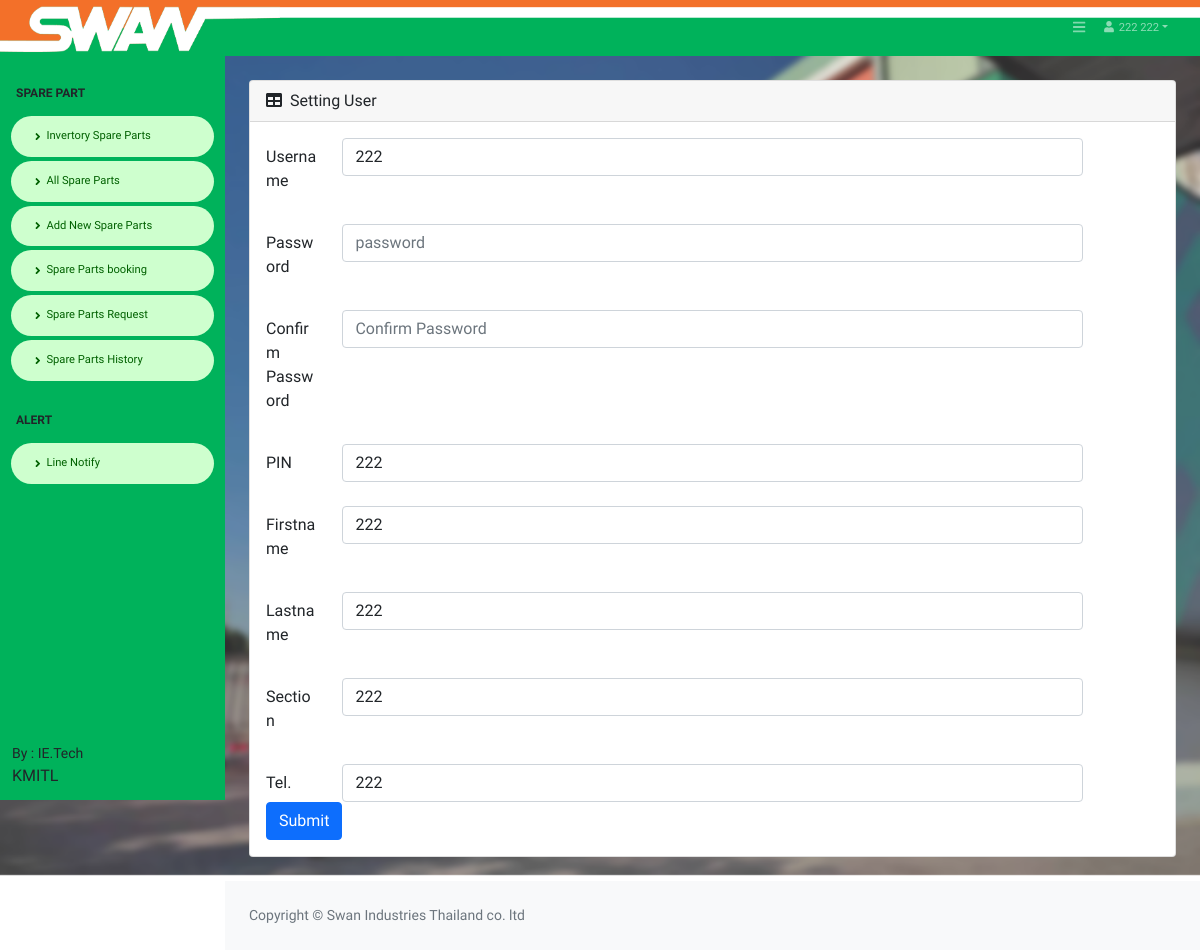
The page /Login_Setting.php (signed in) on the database its author committed.
### tables this page shows
CREATE TABLE `tbl_member` (
  `member_ID` int(11) NOT NULL,
  `member_username` varchar(20) NOT NULL,
  `member_pass` varchar(20) NOT NULL,
  `member_nameF` varchar(100) NOT NULL,
  `member_nameL` varchar(100) NOT NULL,
  `member_PIN` varchar(100) NOT NULL,
  `member_department` varchar(100) NOT NULL,
  `member_Tel` varchar(100) NOT NULL,
  `member_Role` varchar(100) NOT NULL,
  `member_Key_Line` varchar(100) NOT NULL,
  `member_Alert_count` int(11) NOT NULL,
  `member_Alert_count2` int(11) NOT NULL,
  `datesave` timestamp NOT NULL DEFAULT current_timestamp()
);

### Add_session.php (called while the page is built, shortened)
<?php
if($_SESSION['member_username'] !=''){
    $member_ID = $_SESSION['member_ID'];
    $member_Role = $_SESSION['member_Role'];
}
?>

### Login_Setting.php (the view, shortened to what this page needs)
<!DOCTYPE html>
<html lang="en">
    <?php include('h_admin.php'); ?>
    <body class="sb-nav-fixed">
    <?php include('condb.php');
     include('Add_session.php');
    if($member_Role == 'Super'){
        include('Private_Super.php');
        include('nav_Super.php');
    }
    elseif($member_Role == 'Admin'){
         include('nav_Admin.php');
    }
    elseif($member_Role == 'Member'){
        include('Private_Member.php');
         include('nav_Member.php');
    }
    else{
      Header("Location: index.php");
    }
  ?>
  <?php     $sql = "SELECT * FROM tbl_member WHERE member_ID='$member_ID' ";
    $result = mysqli_query($con, $sql) or die ("Error in query: $sql " . mysqli_error());
    $row = mysqli_fetch_array($result);
    ?>
    <div id="layoutSidenav_content">
                <main>
                    <br>
                    <div class="container-fluid px-4">
                        <div class="card mb-4">
                            <div class="card-header">
                                <i class="fas fa-table me-1"></i>
                               Setting User
                            </div>
                            <div class="card-body">
<form  name="sparepart" action="Login_Setting_db.php?ID=<?php echo $member_ID;?>" method="POST" id="sparepart" class="form-horizontal"  enctype="multipart/form-data">
  <div class="form-group row">
  <label for="colFormLabelSm" class="col-sm-1 col-form-label ">Username</label>
    <div class="col-sm-10">
    <input name="member_username" type="text" required class="form-control " id="member_username" value="<?php echo $row['member_username'];?>"   placeholder="username" pattern="^[a-zA-Z0-9]+$" title="ภาษาอังกฤษหรือตัวเลขเท่านั้น" minlength="2">
    </div>
  </div>
<br>
  <div class="form-group row">
    <label for="colFormLabelSm" class="col-sm-1 col-form-label ">Password</label>
    <div class="col-sm-10">
    <input name="member_pass" type="password" required class="form-control" id="member_pass"  placeholder="password" pattern="^[a-zA-Z0-9]+$" minlength="2">
    </div>
  </div>
  <br>
  <div class="form-group row">
    <label for="colFormLabelSm" class="col-sm-1 col-form-label ">Confirm Password</label>
    <div class="col-sm-10">
    <input name="member_pass_config" type="password" required class="form-control" id="member_pass_config"  placeholder="Confirm Password" pattern="^[a-zA-Z0-9]+$" minlength="2">
    </div>
  </div>
  <br>
  <div class="form-group row">
    <label for="colFormLabelSm" class="col-sm-1 col-form-label ">PIN</label>
    <div class="col-sm-10">
    <input name="member_PIN" type="text" required class="form-control" id="member_PIN" value="<?php echo $row['member_PIN'];?>"  placeholder="PIN" >
    </div>
  </div>
  <br>
  <div class="form-group row">
    <label for="colFormLabelSm" class="col-sm-1 col-form-label ">Firstname</label>
    <div class="col-sm-10">
    <input name="member_nameF" type="text" required class="form-control" id="member_nameF" value="<?php echo $row['member_nameF'];?>"  placeholder="Firstname">
    </div>
  </div>
  <br>
  <div class="form-group row">
    <label for="colFormLabelSm" class="col-sm-1 col-form-label ">Lastname</label>
    <div class="col-sm-10">
    <input name="member_nameL" type="text" required class="form-control" id="member_nameL" value="<?php echo $row['member_nameL'];?>"  placeholder="Lastname">
    </div>
  </div>
  <br>
  <div class="form-group row">
    <label for="colFormLabelSm" class="col-sm-1 col-form-label ">Section</label>
    <div class="col-sm-10">
    <input name="member_department" type="text" required class="form-control" id="member_department" value="<?php echo $row['member_department'];?>"  placeholder="Section">
    </div>
  </div>
  <br>
  <div class="form-group row">
    <label for="colFormLabelSm" class="col-sm-1 col-form-label ">Tel.</label>
    <div class="col-sm-10">
    <input name="member_Tel" type="text" required class="form-control" id="member_Tel" value="<?php echo $row['member_Tel'];?>"   placeholder="Tel.">
    </div>
  </div>
  <button type="submit" class="btn btn-primary">Submit</button>
</form>
                            </div>
                        </div>
                    </div>
                </main>
              <?php include('footer.php');?>
            </div>
        </div>
    </body>
</html>

### css/color.css (style rules this page uses)
body { font-family: 'Varela Round', sans-serif; }

### rows shown on the page
tbl_member: member_username "222", member_PIN "222", member_nameF "222", member_nameL "222", member_department "222", member_Tel "222"

### other values the page prints
$member_nameF "222"
$member_nameL "222"
